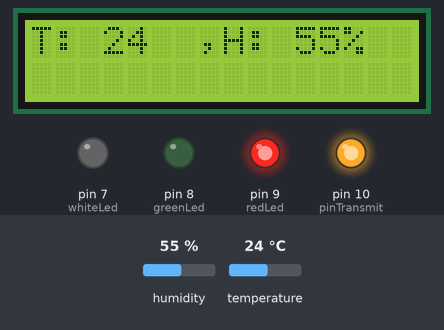
Recording of a sketch running on a simulated Arduino Uno, built with avr-gcc and run on an emulated ATmega328P. Shown: 16×2 character LCD, output pins drawn as LEDs (lit = HIGH). The inputs (shaded band) are chosen by the test bench; at power-on: temperature 24 °C, humidity 55 %. What the sketch prints to the serial monitor is not drawn.

Above: at 2.3 s.
2.4 s: temperature set to 21 °C
At 4.5 s:
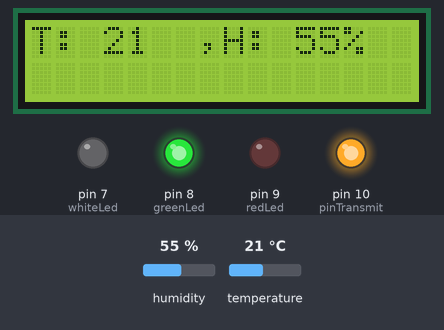
5.2 s: temperature set to 19 °C
At 5.7 s:
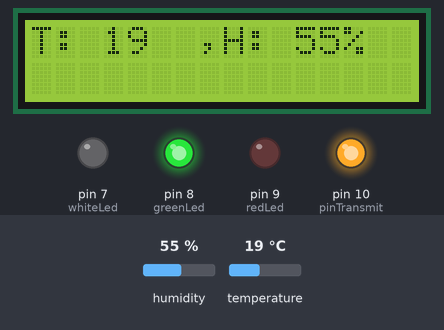
8.0 s: temperature set to 16 °C
At 10.4 s:
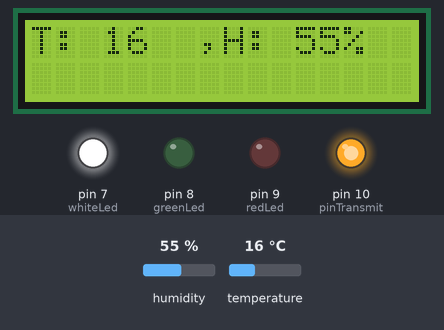
10.8 s: temperature set to 7 °C
At 12.8 s:
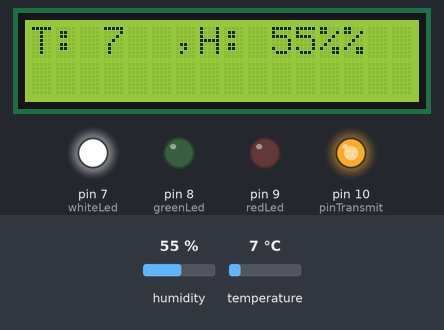
13.6 s: humidity set to 22 %
At 16.2 s:
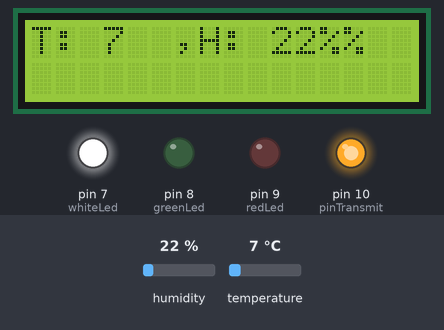
Timing chart, 0 to 17.7 s (numbered marks = the images above; inputs shaded):
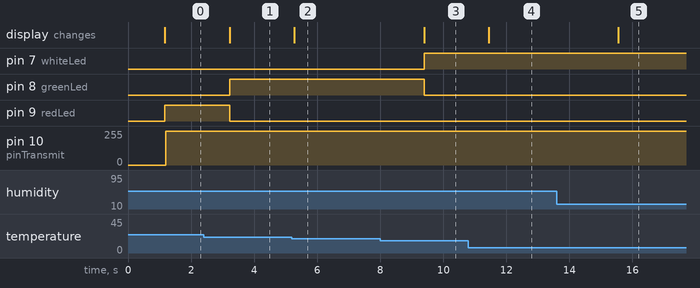

The sketch:

Esclavo2.ino
```cpp
#include <DHT.h>
#include <Wire.h>
#include <LiquidCrystal_I2C.h>

#define DHTPIN 6
#define DHTTYPE DHT11

DHT dht(DHTPIN, DHTTYPE);
LiquidCrystal_I2C lcd(0x27, 16, 2);  // Dirección I2C: 0x27, 16 columnas y 2 filas

const int whiteLed = 7;
const int greenLed = 8;
const int redLed = 9;
const int pinTransmit = 10;

void setup() {
  Serial.begin(9600);
  dht.begin();
  lcd.init();
  lcd.backlight();
  lcd.begin(16, 2);
  pinMode(whiteLed, OUTPUT);
  pinMode(greenLed, OUTPUT);
  pinMode(redLed, OUTPUT);
  pinMode(pinTransmit, OUTPUT);

  delay(1000);
}

void loop() {

  float t = dht.readTemperature();
  float h = dht.readHumidity();


  if (isnan(h) || isnan(t)) {
    Serial.println("Failed to read from DHT sensor!");
    return;
  }

  int temperature = round(t);
  int humidity = round(h);

  // Enviar inicio de transmisión
  enviarBit(0);
  // Enviar el primer valor
  enviarValor(temperature);
  // Enviar el segundo valor
  enviarValor(humidity);
  // Enviar final de transmisión
  enviarBit(1);

  Serial.print("Enviado temp2: ");
  Serial.println(temperature);
  Serial.print("Enviado hum2: ");
  Serial.println(humidity);
  lcd.setCursor(0,0);
  lcd.print("T: ");
  lcd.print(temperature);
  lcd.print("  ,H: ");
  lcd.print(humidity);
  lcd.print("%");

  digitalWrite(whiteLed, LOW);
  digitalWrite(greenLed, LOW);
  digitalWrite(redLed, LOW);

  if (t < 18.0) {
      digitalWrite(whiteLed, HIGH);
    } else if (t >= 18.0 && t <= 22.0) {
      digitalWrite(greenLed, HIGH);
    } else {
      digitalWrite(redLed, HIGH);
    }

  delay(1000); // Esperar un segundo antes de enviar el siguiente conjunto de números
}

void enviarValor(int valor) {
  // Enviar 8 bits de datos
  for (int i = 0; i < 8; i++) {
    enviarBit((valor >> i) & 1);
  }
}

void enviarBit(int bit) {
  // Enviar el bit
  digitalWrite(pinTransmit, bit);
  delayMicroseconds(100);
}
```

Measured:
- the behaviour switches between 23 and 22 °C on temperature (found by bisection; images 0 and 1)
- the behaviour switches between 18 and 17 °C on temperature (found by bisection; images 2 and 3)
- after the input at 2.4 s, pin 8 (greenLed): LOW → HIGH after 0.82 s; pin 9 (redLed): HIGH → LOW after 0.82 s; the display: changes after 0.82 s (image 1)
- after the input at 5.2 s, the display: changes after 0.08 s (image 2)
- after the input at 8.0 s, pin 7 (whiteLed): LOW → HIGH after 1.4 s; pin 8 (greenLed): HIGH → LOW after 1.4 s; the display: changes after 1.4 s (image 3)
- after the input at 10.8 s, the display: changes after 0.65 s (image 4)
- after the input at 13.6 s, the display: changes after 2.0 s (image 5)
